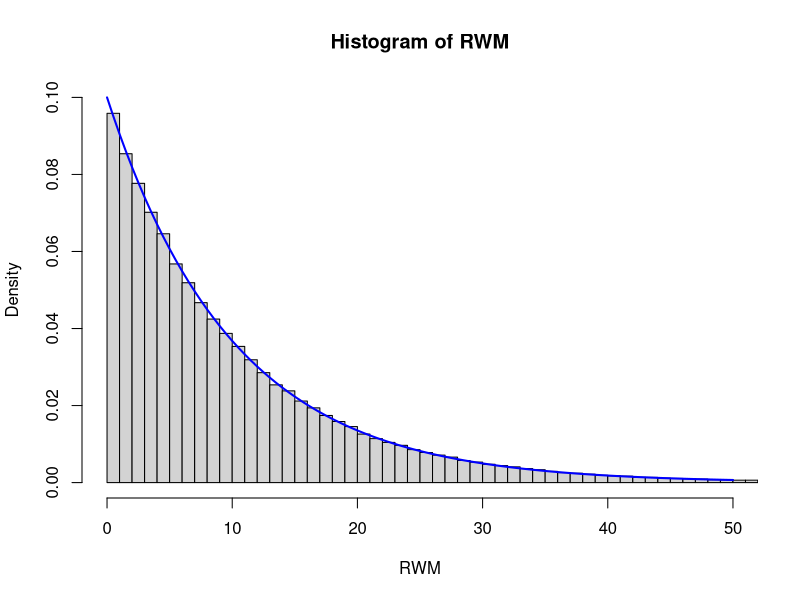
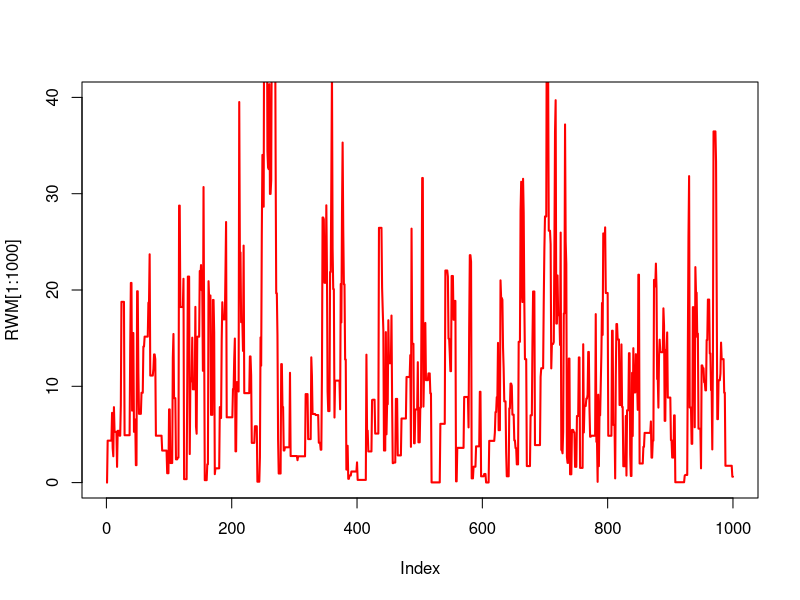
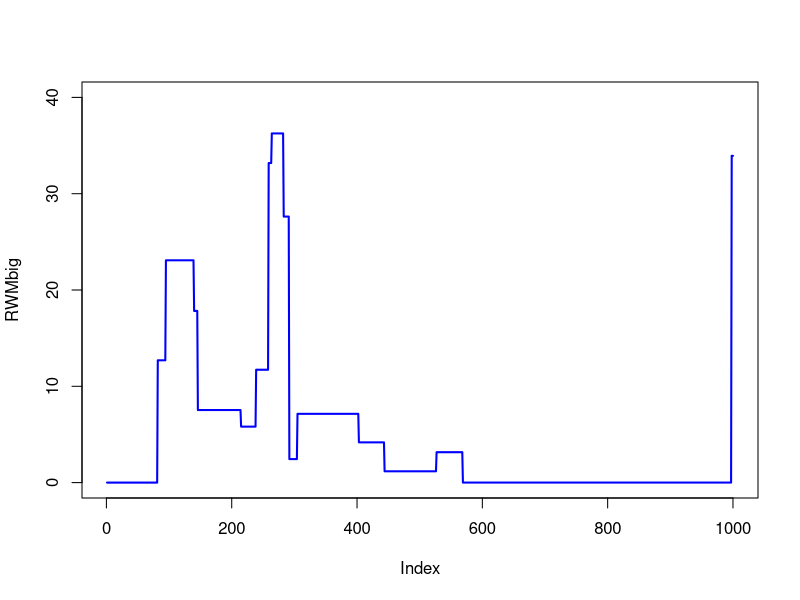
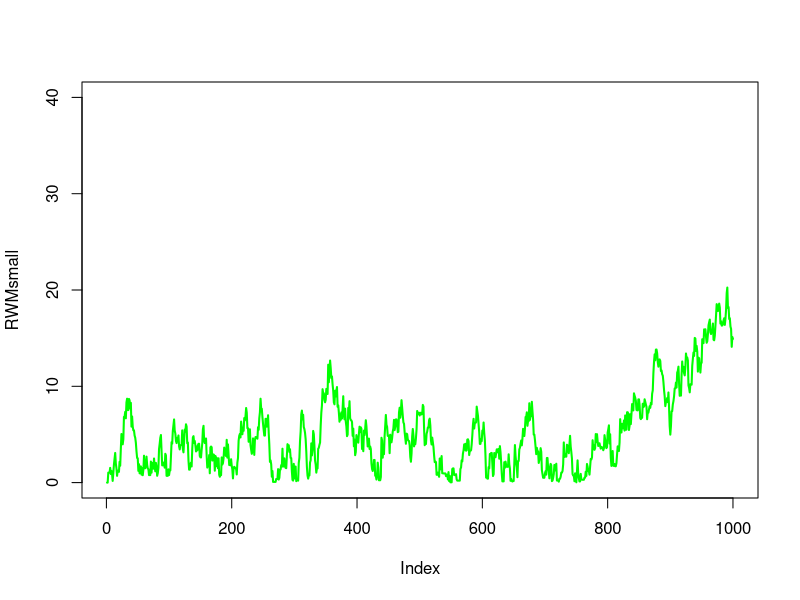
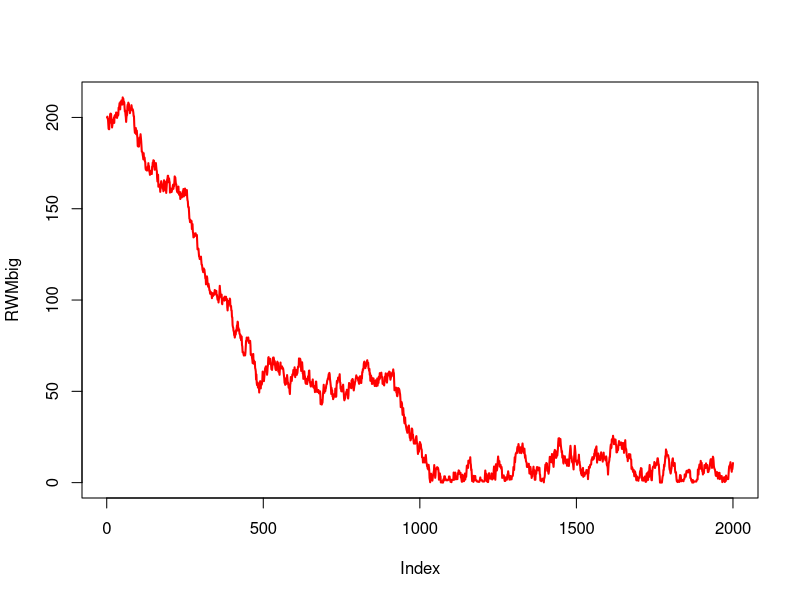

Write the R code that produced these figures, in order.
## ---- chunk 1
metroexp <- function(n, rate, sigma, initial) {
  MC <- rep(0, n)
  accept <- function(x, y) exp(-rate * (y - x))

  MC[1] <- initial
  for (i in 1:(n - 1)) {
    prop <- MC[i] + rnorm(1, 0, sigma)
    if (prop < 0)  MC[i + 1] <- MC[i]
    else if (runif(1) <= accept(MC[i], prop)) MC[i + 1] <- prop
    else MC[i + 1] <- MC[i]
  }
  
  return(MC)
}
## ---- chunk 2
RWM <- metroexp(1e6, 0.1, 15, 0)

hist(RWM, probability = TRUE, xlim = c(0, 50), ylim = c(0, 0.1), breaks = 100)
curve(dexp(x, 0.1), add = TRUE, lwd = 2, col = "blue")
## ---- chunk 3
plot(RWM[1:1000], lwd = 2, ylim = c(0, 40), col = "red", type = "l") 
## ---- chunk 4
RWMbig <- metroexp(1000, 0.1, 400, 0)
plot(RWMbig, lwd = 2, ylim = c(0, 40), col = "blue", type = "l")

RWMsmall <- metroexp(1000, 0.1, 1, 0)
plot(RWMsmall, lwd = 2, ylim = c(0, 40), col = "green", type = "l")
## ---- chunk 5
set.seed(4)
RWMbig <- metroexp(2000, 0.1, 2, 200)
plot(RWMbig, lwd = 2, col = "red", type = "l")
